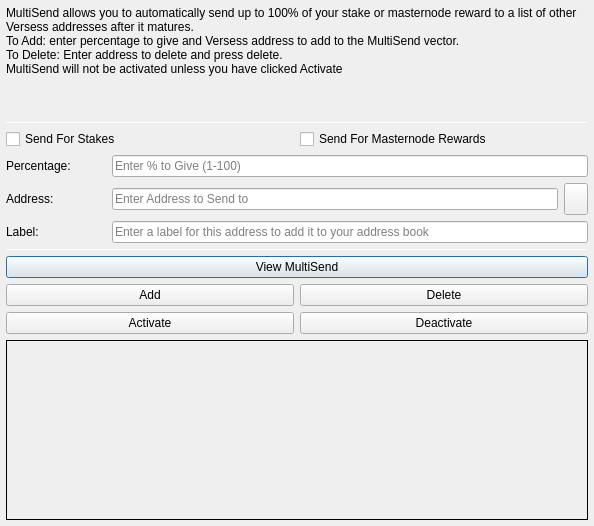
<?xml version="1.0" encoding="UTF-8"?>
<ui version="4.0">
 <class>MultiSendDialog</class>
 <widget class="QDialog" name="MultiSendDialog">
  <property name="windowModality">
   <enum>Qt::NonModal</enum>
  </property>
  <property name="geometry">
   <rect>
    <x>0</x>
    <y>0</y>
    <width>594</width>
    <height>526</height>
   </rect>
  </property>
  <property name="windowTitle">
   <string>MultiSend</string>
  </property>
  <layout class="QVBoxLayout" name="verticalLayout" stretch="0">
   <property name="margin">
    <number>6</number>
   </property>
   <item>
    <layout class="QVBoxLayout" name="verticalLayout_Main" stretch="1,1,1,0,1,1,1">
     <item>
      <widget class="QLabel" name="label_2">
       <property name="lineWidth">
        <number>1</number>
       </property>
       <property name="text">
        <string>MultiSend allows you to automatically send up to 100% of your stake or masternode reward to a list of other Versess addresses after it matures.
To Add: enter percentage to give and Versess address to add to the MultiSend vector.
To Delete: Enter address to delete and press delete.
MultiSend will not be activated unless you have clicked Activate</string>
       </property>
       <property name="alignment">
        <set>Qt::AlignLeading|Qt::AlignLeft|Qt::AlignTop</set>
       </property>
       <property name="wordWrap">
        <bool>true</bool>
       </property>
      </widget>
     </item>
     <item>
      <widget class="Line" name="line">
       <property name="minimumSize">
        <size>
         <width>0</width>
         <height>1</height>
        </size>
       </property>
       <property name="maximumSize">
        <size>
         <width>16777215</width>
         <height>1</height>
        </size>
       </property>
       <property name="orientation">
        <enum>Qt::Horizontal</enum>
       </property>
      </widget>
     </item>
     <item>
      <layout class="QVBoxLayout" name="verticalLayout_Settings">
       <item>
        <layout class="QHBoxLayout" name="horizontalLayout">
         <item>
          <widget class="QCheckBox" name="multiSendStakeCheckBox">
           <property name="text">
            <string>Send For Stakes</string>
           </property>
          </widget>
         </item>
         <item>
          <widget class="QCheckBox" name="multiSendMasternodeCheckBox">
           <property name="text">
            <string>Send For Masternode Rewards</string>
           </property>
          </widget>
         </item>
        </layout>
       </item>
       <item>
        <layout class="QHBoxLayout" name="horizontalLayout_6">
         <item>
          <widget class="QLabel" name="label">
           <property name="minimumSize">
            <size>
             <width>100</width>
             <height>0</height>
            </size>
           </property>
           <property name="toolTip">
            <string>Percentage of stake to send</string>
           </property>
           <property name="text">
            <string>Percentage:</string>
           </property>
          </widget>
         </item>
         <item>
          <widget class="QLineEdit" name="multiSendPercentEdit">
           <property name="toolTip">
            <string>Enter whole numbers 1 - 100</string>
           </property>
           <property name="placeholderText">
            <string>Enter % to Give (1-100)</string>
           </property>
          </widget>
         </item>
        </layout>
       </item>
       <item>
        <layout class="QHBoxLayout" name="horizontalLayout_7">
         <item>
          <widget class="QLabel" name="label_5">
           <property name="minimumSize">
            <size>
             <width>100</width>
             <height>0</height>
            </size>
           </property>
           <property name="toolTip">
            <string>Address to send portion of stake to</string>
           </property>
           <property name="text">
            <string>Address:</string>
           </property>
          </widget>
         </item>
         <item>
          <widget class="QLineEdit" name="multiSendAddressEdit">
           <property name="toolTip">
            <string/>
           </property>
           <property name="placeholderText">
            <string>Enter Address to Send to</string>
           </property>
          </widget>
         </item>
         <item>
          <widget class="QToolButton" name="addressBookButton">
           <property name="maximumSize">
            <size>
             <width>16777215</width>
             <height>32</height>
            </size>
           </property>
           <property name="toolTip">
            <string>Choose an address from the address book</string>
           </property>
           <property name="text">
            <string/>
           </property>
           <property name="icon">
            <iconset resource="../versess.qrc">
             <normaloff>:/icons/address-book</normaloff>:/icons/address-book</iconset>
           </property>
           <property name="shortcut">
            <string>Alt+A</string>
           </property>
          </widget>
         </item>
        </layout>
       </item>
      </layout>
     </item>
     <item>
      <layout class="QHBoxLayout" name="horizontalLayout_3">
       <item>
        <widget class="QLabel" name="label_3">
         <property name="minimumSize">
          <size>
           <width>100</width>
           <height>0</height>
          </size>
         </property>
         <property name="text">
          <string>Label:</string>
         </property>
        </widget>
       </item>
       <item>
        <widget class="QLineEdit" name="labelAddressLabelEdit">
         <property name="placeholderText">
          <string>Enter a label for this address to add it to your address book</string>
         </property>
        </widget>
       </item>
      </layout>
     </item>
     <item>
      <widget class="Line" name="line_2">
       <property name="minimumSize">
        <size>
         <width>0</width>
         <height>1</height>
        </size>
       </property>
       <property name="maximumSize">
        <size>
         <width>16777215</width>
         <height>1</height>
        </size>
       </property>
       <property name="orientation">
        <enum>Qt::Horizontal</enum>
       </property>
      </widget>
     </item>
     <item>
      <layout class="QVBoxLayout" name="verticalLayout_Buttons">
       <item>
        <layout class="QHBoxLayout" name="horizontalLayout_4">
         <item>
          <widget class="QPushButton" name="viewButton">
           <property name="toolTip">
            <string/>
           </property>
           <property name="statusTip">
            <string>View MultiSend Vector</string>
           </property>
           <property name="text">
            <string>View MultiSend</string>
           </property>
          </widget>
         </item>
        </layout>
       </item>
       <item>
        <layout class="QHBoxLayout" name="horizontalLayout_2">
         <item>
          <widget class="QPushButton" name="addButton">
           <property name="toolTip">
            <string/>
           </property>
           <property name="statusTip">
            <string>Add to MultiSend Vector</string>
           </property>
           <property name="text">
            <string>Add</string>
           </property>
          </widget>
         </item>
         <item>
          <widget class="QPushButton" name="deleteButton">
           <property name="toolTip">
            <string/>
           </property>
           <property name="statusTip">
            <string>Delete Address From MultiSend Vector</string>
           </property>
           <property name="text">
            <string>Delete</string>
           </property>
          </widget>
         </item>
        </layout>
       </item>
       <item>
        <layout class="QHBoxLayout" name="horizontalLayout_5">
         <item>
          <widget class="QPushButton" name="activateButton">
           <property name="statusTip">
            <string>Activate MultiSend</string>
           </property>
           <property name="text">
            <string>Activate</string>
           </property>
          </widget>
         </item>
         <item>
          <widget class="QPushButton" name="disableButton">
           <property name="statusTip">
            <string>Deactivate MultiSend</string>
           </property>
           <property name="text">
            <string>Deactivate</string>
           </property>
          </widget>
         </item>
        </layout>
       </item>
      </layout>
     </item>
     <item>
      <widget class="QLabel" name="message">
       <property name="minimumSize">
        <size>
         <width>0</width>
         <height>180</height>
        </size>
       </property>
       <property name="frameShape">
        <enum>QFrame::Panel</enum>
       </property>
       <property name="frameShadow">
        <enum>QFrame::Plain</enum>
       </property>
       <property name="lineWidth">
        <number>1</number>
       </property>
       <property name="midLineWidth">
        <number>1</number>
       </property>
       <property name="text">
        <string/>
       </property>
       <property name="alignment">
        <set>Qt::AlignLeading|Qt::AlignLeft|Qt::AlignTop</set>
       </property>
       <property name="wordWrap">
        <bool>true</bool>
       </property>
      </widget>
     </item>
    </layout>
   </item>
  </layout>
 </widget>
 <resources>
  <include location="../versess.qrc"/>
 </resources>
 <connections/>
</ui>
